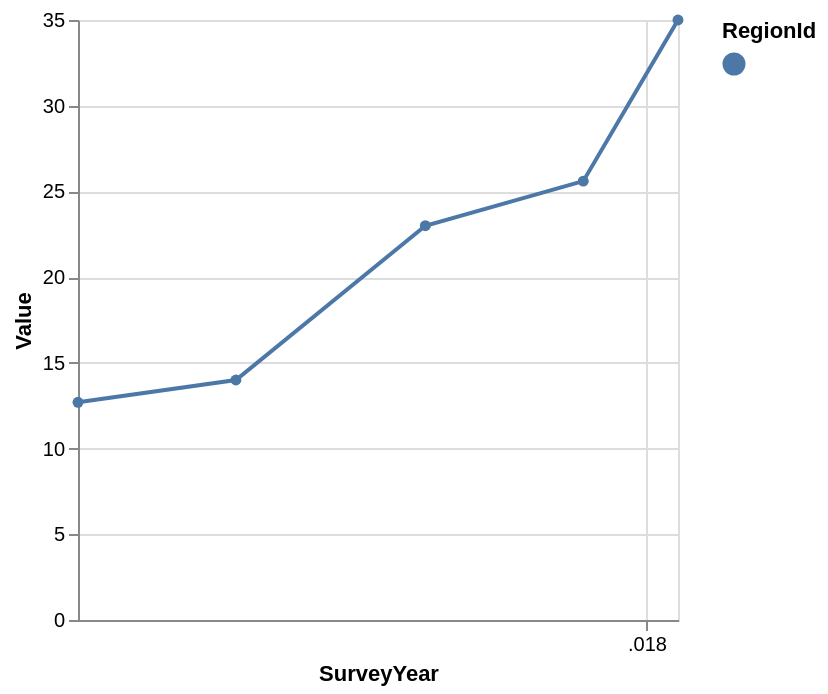

Source (notebook cell):
### Code cell
import requests
import pandas as pd
import plotly.express as px
import altair as alt

# Corrected API endpoint for data
url = "http://api.dhsprogram.com/rest/dhs/data"
params = {
    "countryIds": "ET",
    "indicatorIds": "HC_ELEC_H_ELC",  # Corrected from NUTR to NUTS
    "f": "json"
}

# 2. Fetch the data
response = requests.get(url, params=params)
res_json = response.json()

# 3. Process and Plot
if "Data" in res_json and len(res_json["Data"]) > 0:
    df = pd.DataFrame(res_json["Data"])
    
    # Cleaning data types
    df["Value"] = pd.to_numeric(df["Value"], errors='coerce')
    df["SurveyYear"] = pd.to_numeric(df["SurveyYear"])
    
    # Sorting by year ensures the trend line flows correctly
    df = df.sort_values("SurveyYear")
    
    # Generate the chart
    alt_chart = alt.Chart(df).mark_line(point=True).encode(
        x = alt.X("SurveyYear:T"),
        y = alt.Y("Value:Q"),
        color = alt.Color("RegionId")
    )
else:
    print("⚠️ Data still empty. Check your connection to api.dhsprogram.com.")

alt_chart

### Figure 1 — Vega-Lite specification as saved in the notebook (floating-point values rounded to 4 significant figures)
{"config": {"view": {"continuousWidth": 300, "continuousHeight": 300}}, "data": {"name": "data-62dc024f27dd010b8b1b22efd74298e8"}, "mark": {"type": "line", "point": true}, "encoding": {"color": {"field": "RegionId", "type": "nominal"}, "x": {"field": "SurveyYear", "type": "temporal"}, "y": {"field": "Value", "type": "quantitative"}}, "$schema": "https://vega.github.io/schema/vega-lite/v6.1.0.json", "datasets": {"data-62dc024f27dd010b8b1b22efd74298e8": [{"DataId": 528894, "SurveyId": "ET2000DHS", "Indicator": "Households with electricity", "IsPreferred": 1, "Value": 12.7, "SDRID": "HCELECHELC", "Precision": 1, "RegionId": "", "SurveyYearLabel": "2000", "SurveyType": "DHS", "SurveyYear": 2000, "IndicatorOrder": 260321010, "DHS_CountryCode": "ET", "CILow": "", "CountryName": "Ethiopia", "IndicatorType": "I", "CharacteristicId": 1000, "CharacteristicCategory": "Total", "IndicatorId": "HC_ELEC_H_ELC", "CharacteristicOrder": 0, "CharacteristicLabel": "Total", "ByVariableLabel": "", "DenominatorUnweighted": 14070.0, "DenominatorWeighted": 14070.0, "CIHigh": "", "IsTotal": 1, "ByVariableId": 0, "LevelRank": ""}, {"DataId": 721071, "SurveyId": "ET2005DHS", "Indicator": "Households with electricity", "IsPreferred": 1, "Value": 14.0, "SDRID": "HCELECHELC", "Precision": 1, "RegionId": "", "SurveyYearLabel": "2005", "SurveyType": "DHS", "SurveyYear": 2005, "IndicatorOrder": 260321010, "DHS_CountryCode": "ET", "CILow": "", "CountryName": "Ethiopia", "IndicatorType": "I", "CharacteristicId": 1000, "CharacteristicCategory": "Total", "IndicatorId": "HC_ELEC_H_ELC", "CharacteristicOrder": 0, "CharacteristicLabel": "Total", "ByVariableLabel": "", "DenominatorUnweighted": 13720.0, "DenominatorWeighted": 13720.0, "CIHigh": "", "IsTotal": 1, "ByVariableId": 0, "LevelRank": ""}, {"DataId": 569976, "SurveyId": "ET2011DHS", "Indicator": "Households with electricity", "IsPreferred": 1, "Value": 23.0, "SDRID": "HCELECHELC", "Precision": 1, "RegionId": "", "SurveyYearLabel": "2011", "SurveyType": "DHS", "SurveyYear": 2011, "IndicatorOrder": 260321010, "DHS_CountryCode": "ET", "CILow": "", "CountryName": "Ethiopia", "IndicatorType": "I", "CharacteristicId": 1000, "CharacteristicCategory": "Total", "IndicatorId": "HC_ELEC_H_ELC", "CharacteristicOrder": 0, "CharacteristicLabel": "Total", "ByVariableLabel": "", "DenominatorUnweighted": 16700.0, "DenominatorWeighted": 16700.0, "CIHigh": "", "IsTotal": 1, "ByVariableId": 0, "LevelRank": ""}, {"DataId": 341933, "SurveyId": "ET2016DHS", "Indicator": "Households with electricity", "IsPreferred": 1, "Value": 25.6, "SDRID": "HCELECHELC", "Precision": 1, "RegionId": "", "SurveyYearLabel": "2016", "SurveyType": "DHS", "SurveyYear": 2016, "IndicatorOrder": 260321010, "DHS_CountryCode": "ET", "CILow": "", "CountryName": "Ethiopia", "IndicatorType": "I", "CharacteristicId": 1000, "CharacteristicCategory": "Total", "IndicatorId": "HC_ELEC_H_ELC", "CharacteristicOrder": 0, "CharacteristicLabel": "Total", "ByVariableLabel": "", "DenominatorUnweighted": 16650.0, "DenominatorWeighted": 16650.0, "CIHigh": "", "IsTotal": 1, "ByVariableId": 0, "LevelRank": ""}, {"DataId": 283679, "SurveyId": "ET2019DHS", "Indicator": "Households with electricity", "IsPreferred": 1, "Value": 35.0, "SDRID": "HCELECHELC", "Precision": 1, "RegionId": "", "SurveyYearLabel": "2019", "SurveyType": "DHS", "SurveyYear": 2019, "IndicatorOrder": 260321010, "DHS_CountryCode": "ET", "CILow": "", "CountryName": "Ethiopia", "IndicatorType": "I", "CharacteristicId": 1000, "CharacteristicCategory": "Total", "IndicatorId": "HC_ELEC_H_ELC", "CharacteristicOrder": 0, "CharacteristicLabel": "Total", "ByVariableLabel": "", "DenominatorUnweighted": 8663.0, "DenominatorWeighted": 8663.0, "CIHigh": "", "IsTotal": 1, "ByVariableId": 0, "LevelRank": ""}]}}
